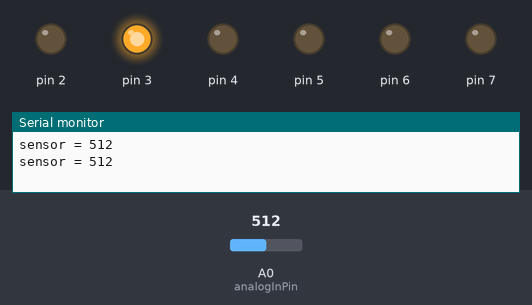
Bench run of a sketch on a simulated Arduino Uno, built with avr-gcc and run on an emulated ATmega328P. Shown: output pins drawn as LEDs (lit = HIGH), the last lines printed to the serial monitor. Dashed ring = blinking. The inputs (shaded band) are chosen by the test bench; at power-on: A0 (analogInPin) = 512.

Above: at 3.8 s.
3.9 s: A0 (analogInPin) set to 0
At 4.4 s:
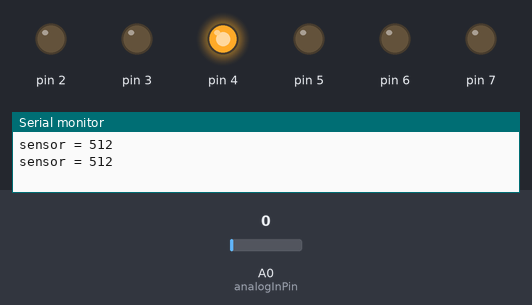
At 6.7 s:
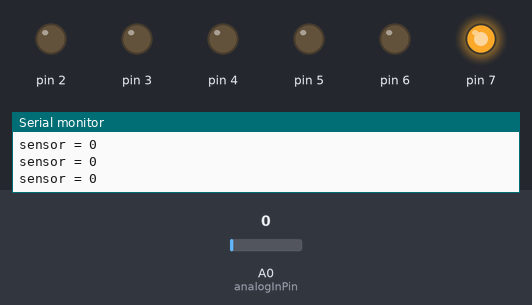
7.9 s: A0 (analogInPin) set to 122
At 8.1 s:
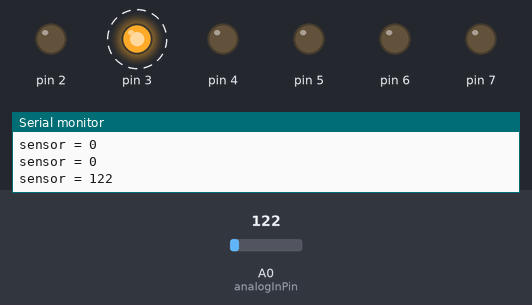
Timing chart, 0 to 17.9 s (numbered marks = the images above; inputs shaded):
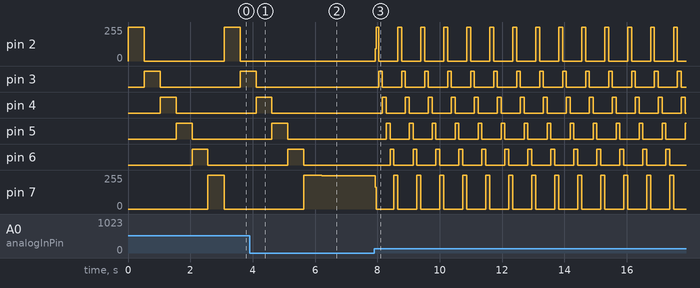

Measured:
- after the input at 3.9 s, pin 2: stays 0/255 (without the input it goes to 255/255 after 2.3 s); pin 3: goes on until 4.1 s, then stays LOW; pin 4: goes on until 4.6 s, then stays LOW
- after the input at 7.9 s, pin 2: 0/255 → 92/255 at once, then moves between 0/255 and 255/255, repeating every 0.74 s; pin 3: alternates HIGH for 0.12 s and LOW for 0.62 s, starting after 0.14 s
- by itself, pin 2: alternates 255/255 for 0.51 s and 0/255 for 2.6 s

The sketch:

knob_in_chasing_6_LED.ino
```cpp
const int analogInPin = A0;
int sensorValue = 0;

// the setup routine runs once when you press reset:
void setup() {
  // initialize serial communication at 9600 bits per second:
  Serial.begin(9600);
  pinMode(2, OUTPUT);
  pinMode(3, OUTPUT);
  pinMode(4, OUTPUT);
  pinMode(5, OUTPUT);
  pinMode(6, OUTPUT);
  pinMode(7, OUTPUT);
}

void loop() {
  // read the input on analog pin 0:
  sensorValue = analogRead(analogInPin);

  // print out the value you read:
  Serial.print("sensor = " );
  Serial.println(sensorValue);

  delay(5);        // delay in between reads for stability

  digitalWrite(2, HIGH);
  digitalWrite(3, LOW);
  digitalWrite(4, LOW);
  digitalWrite(5, LOW);
  digitalWrite(6, LOW);
  digitalWrite(7, LOW);

  delay(sensorValue);

  digitalWrite(2, LOW);
  digitalWrite(3, HIGH);
  digitalWrite(4, LOW);
  digitalWrite(5, LOW);
  digitalWrite(6, LOW);
  digitalWrite(7, LOW);

  delay(sensorValue);

  digitalWrite(2, LOW);
  digitalWrite(3, LOW);
  digitalWrite(4, HIGH);
  digitalWrite(5, LOW);
  digitalWrite(6, LOW);
  digitalWrite(7, LOW);

  delay(sensorValue);

  digitalWrite(2, LOW);
  digitalWrite(3, LOW);
  digitalWrite(4, LOW);
  digitalWrite(5, HIGH);
  digitalWrite(6, LOW);
  digitalWrite(7, LOW);

  delay(sensorValue);

  digitalWrite(2, LOW);
  digitalWrite(3, LOW);
  digitalWrite(4, LOW);
  digitalWrite(5, LOW);
  digitalWrite(6, HIGH);
  digitalWrite(7, LOW);

  delay(sensorValue);

  digitalWrite(2, LOW);
  digitalWrite(3, LOW);
  digitalWrite(4, LOW);
  digitalWrite(5, LOW);
  digitalWrite(6, LOW);
  digitalWrite(7, HIGH);

  delay(sensorValue);

  }
```
